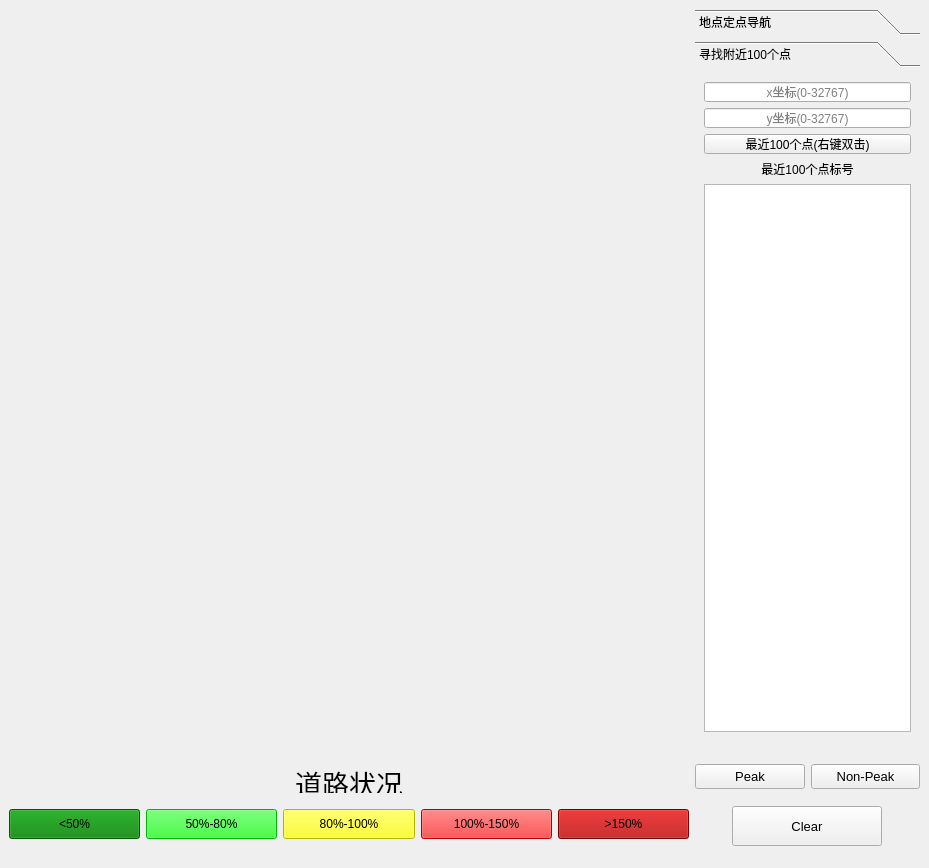
<?xml version="1.0" encoding="UTF-8"?>
<ui version="4.0">
 <class>MainWindow</class>
 <widget class="QMainWindow" name="MainWindow">
  <property name="geometry">
   <rect>
    <x>0</x>
    <y>0</y>
    <width>929</width>
    <height>868</height>
   </rect>
  </property>
  <property name="maximumSize">
   <size>
    <width>1024</width>
    <height>1024</height>
   </size>
  </property>
  <property name="windowTitle">
   <string>定点导航系统</string>
  </property>
  <property name="styleSheet">
   <string notr="true">#MainWindow{border-image: url(:/images/back_img.jpg);}</string>
  </property>
  <property name="iconSize">
   <size>
    <width>1024</width>
    <height>1024</height>
   </size>
  </property>
  <widget class="QWidget" name="centralwidget">
   <layout class="QGridLayout" name="gridLayout">
    <item row="0" column="1">
     <widget class="QToolBox" name="toolBox">
      <property name="sizePolicy">
       <sizepolicy hsizetype="Expanding" vsizetype="Expanding">
        <horstretch>0</horstretch>
        <verstretch>0</verstretch>
       </sizepolicy>
      </property>
      <property name="currentIndex">
       <number>1</number>
      </property>
      <widget class="QWidget" name="page_3">
       <property name="geometry">
        <rect>
         <x>0</x>
         <y>0</y>
         <width>231</width>
         <height>676</height>
        </rect>
       </property>
       <property name="sizePolicy">
        <sizepolicy hsizetype="Preferred" vsizetype="Preferred">
         <horstretch>0</horstretch>
         <verstretch>0</verstretch>
        </sizepolicy>
       </property>
       <property name="maximumSize">
        <size>
         <width>16777215</width>
         <height>16777215</height>
        </size>
       </property>
       <attribute name="label">
        <string>地点定点导航</string>
       </attribute>
       <layout class="QVBoxLayout" name="verticalLayout_9">
        <item>
         <layout class="QVBoxLayout" name="verticalLayout_3">
          <item>
           <widget class="QLineEdit" name="inputx_2">
            <property name="sizePolicy">
             <sizepolicy hsizetype="Expanding" vsizetype="Fixed">
              <horstretch>0</horstretch>
              <verstretch>0</verstretch>
             </sizepolicy>
            </property>
            <property name="minimumSize">
             <size>
              <width>100</width>
              <height>20</height>
             </size>
            </property>
            <property name="maximumSize">
             <size>
              <width>300</width>
              <height>20</height>
             </size>
            </property>
            <property name="alignment">
             <set>Qt::AlignCenter</set>
            </property>
            <property name="placeholderText">
             <string>第一个点标号(1-10000)</string>
            </property>
           </widget>
          </item>
          <item>
           <widget class="QLineEdit" name="inputy_2">
            <property name="minimumSize">
             <size>
              <width>100</width>
              <height>20</height>
             </size>
            </property>
            <property name="maximumSize">
             <size>
              <width>300</width>
              <height>20</height>
             </size>
            </property>
            <property name="alignment">
             <set>Qt::AlignCenter</set>
            </property>
            <property name="placeholderText">
             <string>第二个点标号(1-10000)</string>
            </property>
           </widget>
          </item>
          <item>
           <widget class="QLineEdit" name="coordinate_1">
            <property name="minimumSize">
             <size>
              <width>100</width>
              <height>20</height>
             </size>
            </property>
            <property name="maximumSize">
             <size>
              <width>300</width>
              <height>20</height>
             </size>
            </property>
            <property name="alignment">
             <set>Qt::AlignCenter</set>
            </property>
            <property name="placeholderText">
             <string>第一个点的坐标</string>
            </property>
           </widget>
          </item>
          <item>
           <widget class="QLineEdit" name="coordinate_2">
            <property name="minimumSize">
             <size>
              <width>100</width>
              <height>20</height>
             </size>
            </property>
            <property name="maximumSize">
             <size>
              <width>300</width>
              <height>20</height>
             </size>
            </property>
            <property name="alignment">
             <set>Qt::AlignCenter</set>
            </property>
            <property name="placeholderText">
             <string>第二个点的坐标</string>
            </property>
           </widget>
          </item>
          <item>
           <widget class="QLineEdit" name="nearest_res">
            <property name="minimumSize">
             <size>
              <width>100</width>
              <height>20</height>
             </size>
            </property>
            <property name="maximumSize">
             <size>
              <width>300</width>
              <height>20</height>
             </size>
            </property>
            <property name="alignment">
             <set>Qt::AlignCenter</set>
            </property>
            <property name="placeholderText">
             <string>最近的餐馆</string>
            </property>
           </widget>
          </item>
          <item>
           <widget class="QLineEdit" name="nearest_gas">
            <property name="maximumSize">
             <size>
              <width>300</width>
              <height>20</height>
             </size>
            </property>
            <property name="text">
             <string/>
            </property>
            <property name="alignment">
             <set>Qt::AlignCenter</set>
            </property>
            <property name="placeholderText">
             <string>最近的加油站</string>
            </property>
           </widget>
          </item>
         </layout>
        </item>
        <item>
         <layout class="QVBoxLayout" name="verticalLayout_7" stretch="0,0">
          <property name="leftMargin">
           <number>0</number>
          </property>
          <property name="topMargin">
           <number>0</number>
          </property>
          <item>
           <widget class="QToolButton" name="toolButton_7">
            <property name="sizePolicy">
             <sizepolicy hsizetype="Expanding" vsizetype="Fixed">
              <horstretch>0</horstretch>
              <verstretch>0</verstretch>
             </sizepolicy>
            </property>
            <property name="minimumSize">
             <size>
              <width>100</width>
              <height>20</height>
             </size>
            </property>
            <property name="maximumSize">
             <size>
              <width>300</width>
              <height>20</height>
             </size>
            </property>
            <property name="text">
             <string>时间：</string>
            </property>
           </widget>
          </item>
          <item>
           <widget class="QToolButton" name="toolButton_6">
            <property name="sizePolicy">
             <sizepolicy hsizetype="Expanding" vsizetype="Fixed">
              <horstretch>0</horstretch>
              <verstretch>0</verstretch>
             </sizepolicy>
            </property>
            <property name="minimumSize">
             <size>
              <width>100</width>
              <height>20</height>
             </size>
            </property>
            <property name="maximumSize">
             <size>
              <width>300</width>
              <height>20</height>
             </size>
            </property>
            <property name="text">
             <string>距离：</string>
            </property>
           </widget>
          </item>
         </layout>
        </item>
        <item>
         <layout class="QVBoxLayout" name="verticalLayout_2">
          <item>
           <layout class="QVBoxLayout" name="verticalLayout_4">
            <item>
             <widget class="QLabel" name="label_3">
              <property name="minimumSize">
               <size>
                <width>150</width>
                <height>15</height>
               </size>
              </property>
              <property name="maximumSize">
               <size>
                <width>2000</width>
                <height>20</height>
               </size>
              </property>
              <property name="text">
               <string>所经过的点</string>
              </property>
              <property name="alignment">
               <set>Qt::AlignBottom|Qt::AlignHCenter</set>
              </property>
             </widget>
            </item>
            <item>
             <widget class="QListView" name="listView_2">
              <property name="maximumSize">
               <size>
                <width>300</width>
                <height>680</height>
               </size>
              </property>
             </widget>
            </item>
            <item>
             <layout class="QHBoxLayout" name="horizontalLayout_3">
              <property name="topMargin">
               <number>0</number>
              </property>
              <item>
               <widget class="QPushButton" name="shortpt">
                <property name="sizePolicy">
                 <sizepolicy hsizetype="Expanding" vsizetype="Fixed">
                  <horstretch>0</horstretch>
                  <verstretch>0</verstretch>
                 </sizepolicy>
                </property>
                <property name="minimumSize">
                 <size>
                  <width>100</width>
                  <height>20</height>
                 </size>
                </property>
                <property name="maximumSize">
                 <size>
                  <width>250</width>
                  <height>20</height>
                 </size>
                </property>
                <property name="text">
                 <string>距离最短路</string>
                </property>
               </widget>
              </item>
              <item>
               <widget class="QPushButton" name="pushButton">
                <property name="sizePolicy">
                 <sizepolicy hsizetype="Expanding" vsizetype="Fixed">
                  <horstretch>0</horstretch>
                  <verstretch>0</verstretch>
                 </sizepolicy>
                </property>
                <property name="minimumSize">
                 <size>
                  <width>100</width>
                  <height>20</height>
                 </size>
                </property>
                <property name="maximumSize">
                 <size>
                  <width>250</width>
                  <height>20</height>
                 </size>
                </property>
                <property name="text">
                 <string>时间最短路</string>
                </property>
               </widget>
              </item>
             </layout>
            </item>
           </layout>
          </item>
         </layout>
        </item>
       </layout>
      </widget>
      <widget class="QWidget" name="page_4">
       <property name="geometry">
        <rect>
         <x>0</x>
         <y>0</y>
         <width>231</width>
         <height>676</height>
        </rect>
       </property>
       <attribute name="label">
        <string>寻找附近100个点</string>
       </attribute>
       <layout class="QVBoxLayout" name="verticalLayout_10">
        <item>
         <layout class="QVBoxLayout" name="verticalLayout">
          <property name="leftMargin">
           <number>0</number>
          </property>
          <item>
           <widget class="QLineEdit" name="inputx">
            <property name="minimumSize">
             <size>
              <width>100</width>
              <height>20</height>
             </size>
            </property>
            <property name="maximumSize">
             <size>
              <width>300</width>
              <height>20</height>
             </size>
            </property>
            <property name="alignment">
             <set>Qt::AlignCenter</set>
            </property>
            <property name="placeholderText">
             <string>x坐标(0-32767)</string>
            </property>
           </widget>
          </item>
          <item>
           <widget class="QLineEdit" name="inputy">
            <property name="sizePolicy">
             <sizepolicy hsizetype="Expanding" vsizetype="Fixed">
              <horstretch>0</horstretch>
              <verstretch>0</verstretch>
             </sizepolicy>
            </property>
            <property name="minimumSize">
             <size>
              <width>100</width>
              <height>20</height>
             </size>
            </property>
            <property name="maximumSize">
             <size>
              <width>300</width>
              <height>20</height>
             </size>
            </property>
            <property name="alignment">
             <set>Qt::AlignCenter</set>
            </property>
            <property name="placeholderText">
             <string>y坐标(0-32767)</string>
            </property>
           </widget>
          </item>
          <item>
           <widget class="QPushButton" name="nearpt">
            <property name="minimumSize">
             <size>
              <width>100</width>
              <height>20</height>
             </size>
            </property>
            <property name="maximumSize">
             <size>
              <width>300</width>
              <height>20</height>
             </size>
            </property>
            <property name="text">
             <string>最近100个点(右键双击)</string>
            </property>
           </widget>
          </item>
         </layout>
        </item>
        <item>
         <layout class="QVBoxLayout" name="verticalLayout_8">
          <item>
           <widget class="QLabel" name="label">
            <property name="text">
             <string>最近100个点标号</string>
            </property>
            <property name="textFormat">
             <enum>Qt::AutoText</enum>
            </property>
            <property name="alignment">
             <set>Qt::AlignCenter</set>
            </property>
           </widget>
          </item>
          <item>
           <widget class="QListView" name="listView">
            <property name="enabled">
             <bool>true</bool>
            </property>
            <property name="maximumSize">
             <size>
              <width>300</width>
              <height>680</height>
             </size>
            </property>
            <property name="editTriggers">
             <set>QAbstractItemView::NoEditTriggers</set>
            </property>
            <property name="spacing">
             <number>0</number>
            </property>
            <property name="modelColumn">
             <number>0</number>
            </property>
            <property name="wordWrap">
             <bool>false</bool>
            </property>
           </widget>
          </item>
         </layout>
        </item>
       </layout>
      </widget>
     </widget>
    </item>
    <item row="0" column="0" rowspan="2">
     <layout class="QVBoxLayout" name="verticalLayout_5">
      <property name="spacing">
       <number>0</number>
      </property>
      <property name="sizeConstraint">
       <enum>QLayout::SetMaximumSize</enum>
      </property>
      <item>
       <spacer name="horizontalSpacer">
        <property name="orientation">
         <enum>Qt::Horizontal</enum>
        </property>
        <property name="sizeType">
         <enum>QSizePolicy::Fixed</enum>
        </property>
        <property name="sizeHint" stdset="0">
         <size>
          <width>680</width>
          <height>680</height>
         </size>
        </property>
       </spacer>
      </item>
     </layout>
    </item>
    <item row="3" column="0">
     <layout class="QVBoxLayout" name="verticalLayout_6">
      <property name="bottomMargin">
       <number>20</number>
      </property>
      <item>
       <widget class="QLabel" name="label_2">
        <property name="minimumSize">
         <size>
          <width>150</width>
          <height>30</height>
         </size>
        </property>
        <property name="maximumSize">
         <size>
          <width>16777215</width>
          <height>10</height>
         </size>
        </property>
        <property name="font">
         <font>
          <pointsize>20</pointsize>
         </font>
        </property>
        <property name="text">
         <string>道路状况</string>
        </property>
        <property name="textFormat">
         <enum>Qt::AutoText</enum>
        </property>
        <property name="alignment">
         <set>Qt::AlignHCenter|Qt::AlignTop</set>
        </property>
       </widget>
      </item>
      <item>
       <spacer name="verticalSpacer">
        <property name="orientation">
         <enum>Qt::Vertical</enum>
        </property>
        <property name="sizeType">
         <enum>QSizePolicy::Fixed</enum>
        </property>
        <property name="sizeHint" stdset="0">
         <size>
          <width>20</width>
          <height>20</height>
         </size>
        </property>
       </spacer>
      </item>
      <item>
       <layout class="QHBoxLayout" name="horizontalLayout">
        <property name="topMargin">
         <number>0</number>
        </property>
        <item>
         <widget class="QToolButton" name="toolButton_2">
          <property name="sizePolicy">
           <sizepolicy hsizetype="Preferred" vsizetype="Fixed">
            <horstretch>0</horstretch>
            <verstretch>0</verstretch>
           </sizepolicy>
          </property>
          <property name="minimumSize">
           <size>
            <width>0</width>
            <height>30</height>
           </size>
          </property>
          <property name="styleSheet">
           <string notr="true">background-color: rgb(0, 127, 0);</string>
          </property>
          <property name="text">
           <string>&lt;50%</string>
          </property>
         </widget>
        </item>
        <item>
         <widget class="QToolButton" name="toolButton_3">
          <property name="sizePolicy">
           <sizepolicy hsizetype="Preferred" vsizetype="Fixed">
            <horstretch>0</horstretch>
            <verstretch>0</verstretch>
           </sizepolicy>
          </property>
          <property name="minimumSize">
           <size>
            <width>0</width>
            <height>30</height>
           </size>
          </property>
          <property name="styleSheet">
           <string notr="true">background-color: rgb(0, 255, 0);</string>
          </property>
          <property name="text">
           <string>50%-80%</string>
          </property>
         </widget>
        </item>
        <item>
         <widget class="QToolButton" name="toolButton_4">
          <property name="sizePolicy">
           <sizepolicy hsizetype="Preferred" vsizetype="Fixed">
            <horstretch>0</horstretch>
            <verstretch>0</verstretch>
           </sizepolicy>
          </property>
          <property name="minimumSize">
           <size>
            <width>0</width>
            <height>30</height>
           </size>
          </property>
          <property name="styleSheet">
           <string notr="true">background-color: rgb(255, 255, 0);</string>
          </property>
          <property name="text">
           <string>80%-100%</string>
          </property>
         </widget>
        </item>
        <item>
         <widget class="QToolButton" name="toolButton_5">
          <property name="sizePolicy">
           <sizepolicy hsizetype="Preferred" vsizetype="Fixed">
            <horstretch>0</horstretch>
            <verstretch>0</verstretch>
           </sizepolicy>
          </property>
          <property name="minimumSize">
           <size>
            <width>0</width>
            <height>30</height>
           </size>
          </property>
          <property name="styleSheet">
           <string notr="true">background-color: rgb(255, 0, 0);</string>
          </property>
          <property name="text">
           <string>100%-150%</string>
          </property>
         </widget>
        </item>
        <item>
         <widget class="QToolButton" name="toolButton">
          <property name="sizePolicy">
           <sizepolicy hsizetype="Preferred" vsizetype="Fixed">
            <horstretch>0</horstretch>
            <verstretch>0</verstretch>
           </sizepolicy>
          </property>
          <property name="minimumSize">
           <size>
            <width>0</width>
            <height>30</height>
           </size>
          </property>
          <property name="styleSheet">
           <string notr="true">background-color: rgb(170, 0, 0);
</string>
          </property>
          <property name="text">
           <string>&gt;150%</string>
          </property>
         </widget>
        </item>
       </layout>
      </item>
     </layout>
    </item>
    <item row="3" column="1">
     <layout class="QVBoxLayout" name="verticalLayout_11">
      <item>
       <layout class="QHBoxLayout" name="horizontalLayout_2">
        <item>
         <widget class="QPushButton" name="pushButton_peak">
          <property name="minimumSize">
           <size>
            <width>0</width>
            <height>25</height>
           </size>
          </property>
          <property name="maximumSize">
           <size>
            <width>16777215</width>
            <height>25</height>
           </size>
          </property>
          <property name="font">
           <font>
            <pointsize>10</pointsize>
           </font>
          </property>
          <property name="text">
           <string>Peak</string>
          </property>
         </widget>
        </item>
        <item>
         <widget class="QPushButton" name="pushButton_non">
          <property name="minimumSize">
           <size>
            <width>0</width>
            <height>25</height>
           </size>
          </property>
          <property name="maximumSize">
           <size>
            <width>16777215</width>
            <height>25</height>
           </size>
          </property>
          <property name="font">
           <font>
            <pointsize>10</pointsize>
           </font>
          </property>
          <property name="text">
           <string>Non-Peak</string>
          </property>
         </widget>
        </item>
       </layout>
      </item>
      <item>
       <layout class="QHBoxLayout" name="horizontalLayout_4">
        <item>
         <widget class="QPushButton" name="cancel">
          <property name="minimumSize">
           <size>
            <width>100</width>
            <height>40</height>
           </size>
          </property>
          <property name="maximumSize">
           <size>
            <width>150</width>
            <height>40</height>
           </size>
          </property>
          <property name="font">
           <font>
            <pointsize>10</pointsize>
           </font>
          </property>
          <property name="text">
           <string>Clear</string>
          </property>
         </widget>
        </item>
       </layout>
      </item>
     </layout>
    </item>
   </layout>
  </widget>
  <widget class="QMenuBar" name="menubar">
   <property name="geometry">
    <rect>
     <x>0</x>
     <y>0</y>
     <width>929</width>
     <height>17</height>
    </rect>
   </property>
  </widget>
 </widget>
 <resources/>
 <connections/>
</ui>
